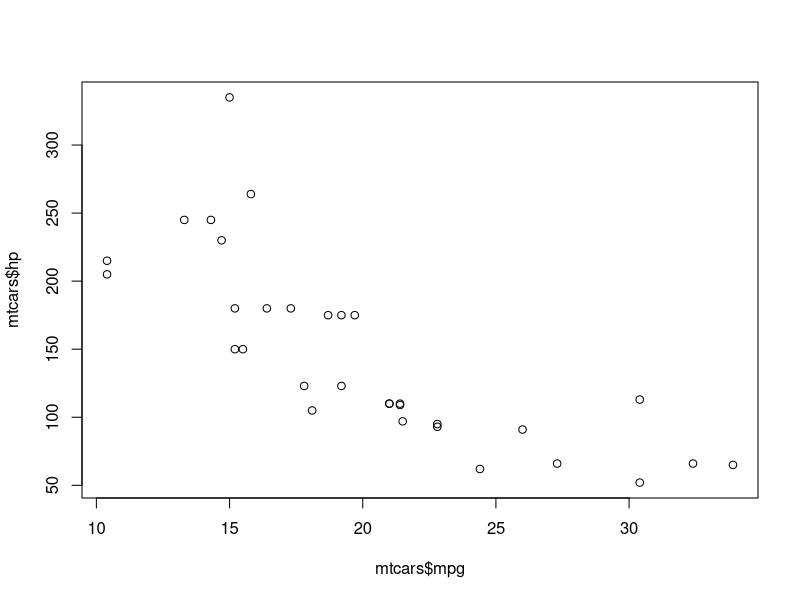
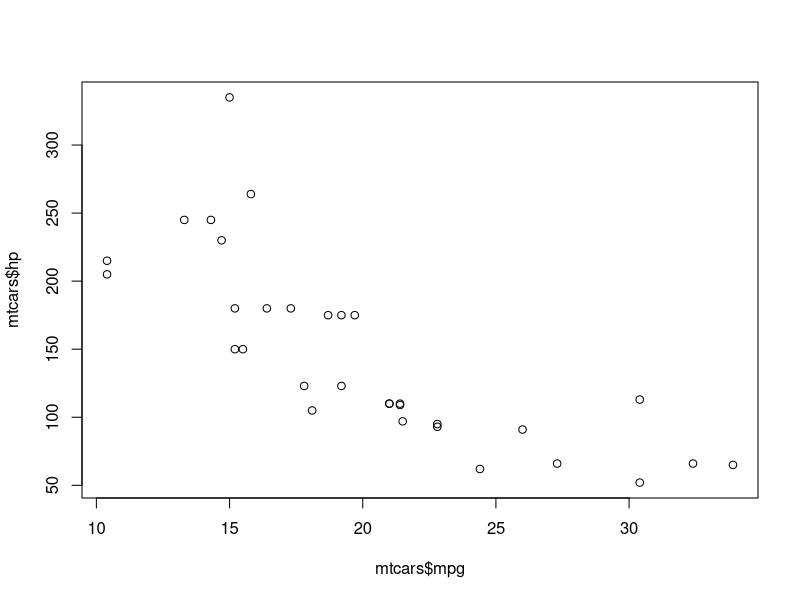

Reproduce these figures in R, in order.
summary(mtcars)
plot(mtcars$mpg, mtcars$hp)
x<-plot(mtcars$mpg, mtcars$hp)
#new line of code

save.image()    

x<-summary(mtcars)
x
save(x, file = "X.RData")
